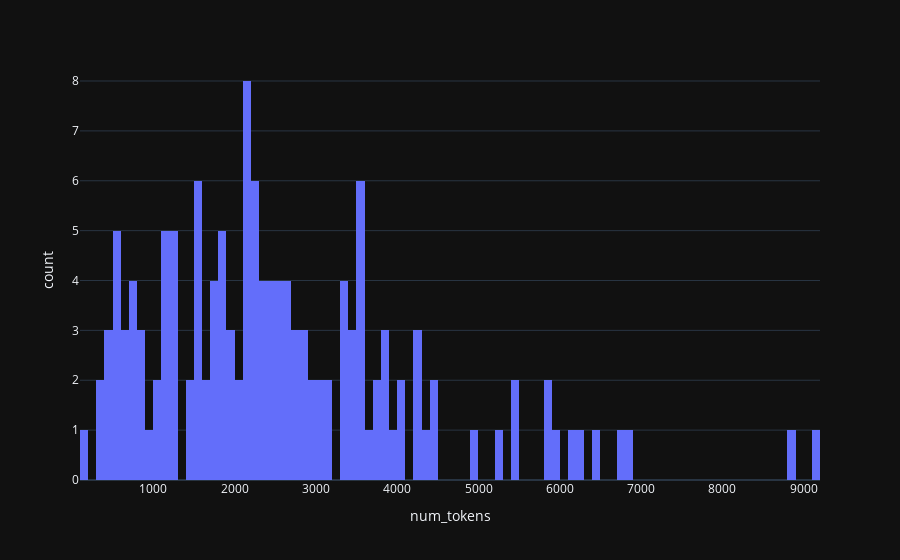

Here is the notebook cell this chart was saved with:
### Code cell
# histogram: number of tokens for each document
px.histogram(df_documents, x='num_tokens', nbins=100)

### Figure 1 — Plotly figure (JSON) as saved in the notebook; plotly's stock layout.template omitted (floating-point values rounded to 4 significant figures; data arrays with more than 128 entries replaced by an {"elided": "..."} marker saying what was removed)
{"data": [{"alignmentgroup": "True", "bingroup": "x", "hovertemplate": "num_tokens=%{x}<br>count=%{y}<extra></extra>", "legendgroup": "", "marker": {"color": "#636efa", "pattern": {"shape": ""}}, "name": "", "nbinsx": 100, "offsetgroup": "", "orientation": "v", "showlegend": false, "x": {"elided": "142 int values"}, "xaxis": "x", "yaxis": "y", "type": "histogram"}], "layout": {"xaxis": {"anchor": "y", "domain": [0.0, 1.0], "title": {"text": "num_tokens"}}, "yaxis": {"anchor": "x", "domain": [0.0, 1.0], "title": {"text": "count"}}, "legend": {"tracegroupgap": 0}, "margin": {"t": 60}, "barmode": "relative"}}
